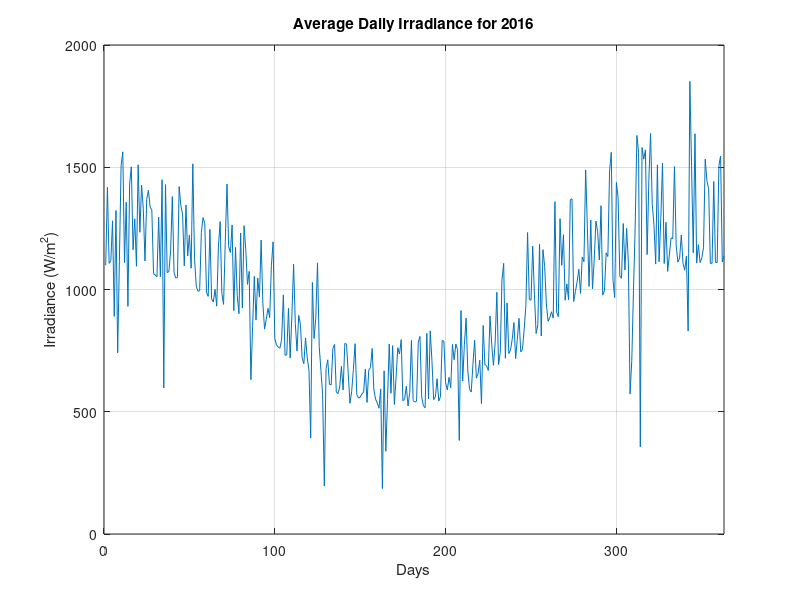
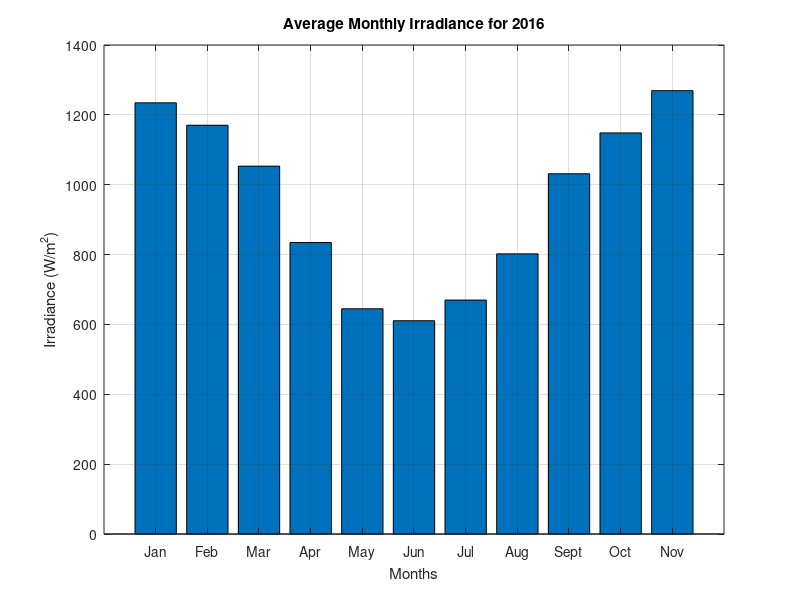

The MATLAB source for these figures, in order:
% The data is from 1 january 2017  to 22 March 2017
clear;
irradiance = fopen('FullYear.txt','r');
A = fscanf(irradiance,'%f');
fclose(irradiance);

days = numel(A);
y(days) = 0;
total = 0;
monthly(3) = 0;

jj = 1;
for ii = 1:1:days
    y(ii) = A(ii)';
    total = y(ii)+ total;
    if mod(ii,31) == 0
        monthly(jj) = total/31;
        jj = jj + 1;
        total = 0;
    end
end

months = {'Jan', 'Feb', 'Mar', 'Apr', 'May', 'Jun', 'Jul', 'Aug', 'Sept', 'Oct', 'Nov', 'Dec'};

monthly;
x = 1:numel(y);
figure(1)
plot(x, y);
xlim([0, numel(x)]);
title('Average Daily Irradiance for 2016')
xlabel('Days')
ylabel('Irradiance (W/m^2)')
grid on

xaxis = 1:12;
figure(2)
bar(monthly);
title('Average Monthly Irradiance for 2016')
ylabel('Irradiance (W/m^2)')
xlabel('Months')
xticklabels(months);
xlim([0,(numel(monthly)+1)]);
grid on